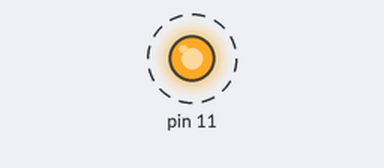
This sketch was run on a simulated Arduino Uno, built with avr-gcc and run on an emulated ATmega328P. Shown: output pins drawn as LEDs (lit = HIGH). Dashed ring = blinking. What the sketch prints to the serial monitor is not drawn.

Above: at 0.5 s.
Timing chart, 0 to 4.6 s (numbered marks = the images above):
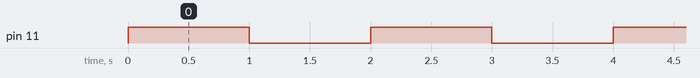

The sketch:

NormalTimer1.ino
```cpp
/*------------------------------------------------------------------------------------------------
Đây là chương trình delay timer 1 mode normal

------------------------------------------------------------------------------------------------*/

#include <avr/io.h>
#include <avr/interrupt.h>

// #define F_CPU 8000000UL

#define BAUD 9600

void usart_init(void) {
  UCSR0B = (1 << TXEN0); //cho phép gửi tín hiệu
  UCSR0C = ((1 << UCSZ01) | (1 << UCSZ00)); //chọn gửi dữ liệu là 8 bit không bit chẳn lẻ
  //là 103 trong 16MHZ
  UBRR0L = 0X67; // chỉ có thể hoạt động ở 16MHZ
}

void USART_Transmit(unsigned char data) {
    while (!(UCSR0A & (1 << UDRE0)));
    UDR0 = data;
}

void t1Delay() {
  TCNT1 = 3036; //chạy từ 0 -> 65536 giá trị
  TCCR1B = (1 << CS12) ;
  //chọn pre 256 vì XTAL = 16Mhz => T = 16us
  //muốn delay 1s
  //1/16 = 62500
  //sau khi tính thì cần 62500 xung clock
  //Ngõ ra xung là Toàn bộ xung đủ là 2s nhưng Ton = 1s;
  while((TIFR1 & (1 << TOV1)) == 0); //chờ ngắt xong
  TCCR1B = 0; //ngừng cấp xung
  TIFR1 = (1 << TOV1); //xóa cờ ngắt
}

int main (void) {
  usart_init();
  TCCR1B = (1 << CS12) ;
  TCNT1 = 3036;
  DDRB |= (1<<3); //tạo chân b3 làm ngõ ra
  while (1) {
    USART_Transmit('V');
    PORTB = PORTB ^ (1 << 3); //đảo tín hiệu ngõ ra 1s
    //có nghĩa là 1s ở mức HIGH (1) 1s còn lại là mức LOW (2) => T = 2s
    t1Delay(); //delay 1s;
    USART_Transmit('\n');
  }
  return 0;
}
```

Measured:
- by itself, pin 11: alternates HIGH for 1.0 s and LOW for 1.0 s
